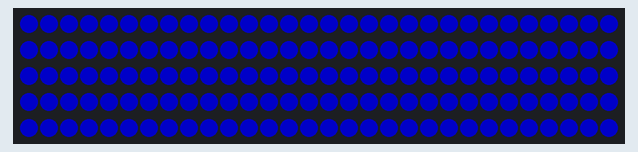
Simulated run of this sketch. Board: Arduino Uno, built with avr-gcc and run on an emulated ATmega328P. Shown: 150 RGB LEDs in strip order, left to right, continuing on the next row. Dim RGB values are drawn brighter than linear; colours are those a GRB WS2812 strip shows for the declared byte order.

Above: at 3.1 s.

The sketch:

sketch_dec24a.ino
```cpp
#include <FastLED.h>

CRGB leds[150];

void setup()
{
  FastLED.addLeds<WS2812, 2, RGB>(leds, 150);
}

void loop()
{
  for(int i = 0; i < 150; i++)
  {
    leds[i] = CRGB(100, 0, 0);
    FastLED.show();
  }

  for(int i = 0; i < 150; i++)
  {
    leds[i] = CRGB(0, 100, 0);
    FastLED.show();
  }

  for(int i = 0; i < 150; i++)
  {
    leds[i] = CRGB(0, 0, 100);
    FastLED.show();
  }
}
```
